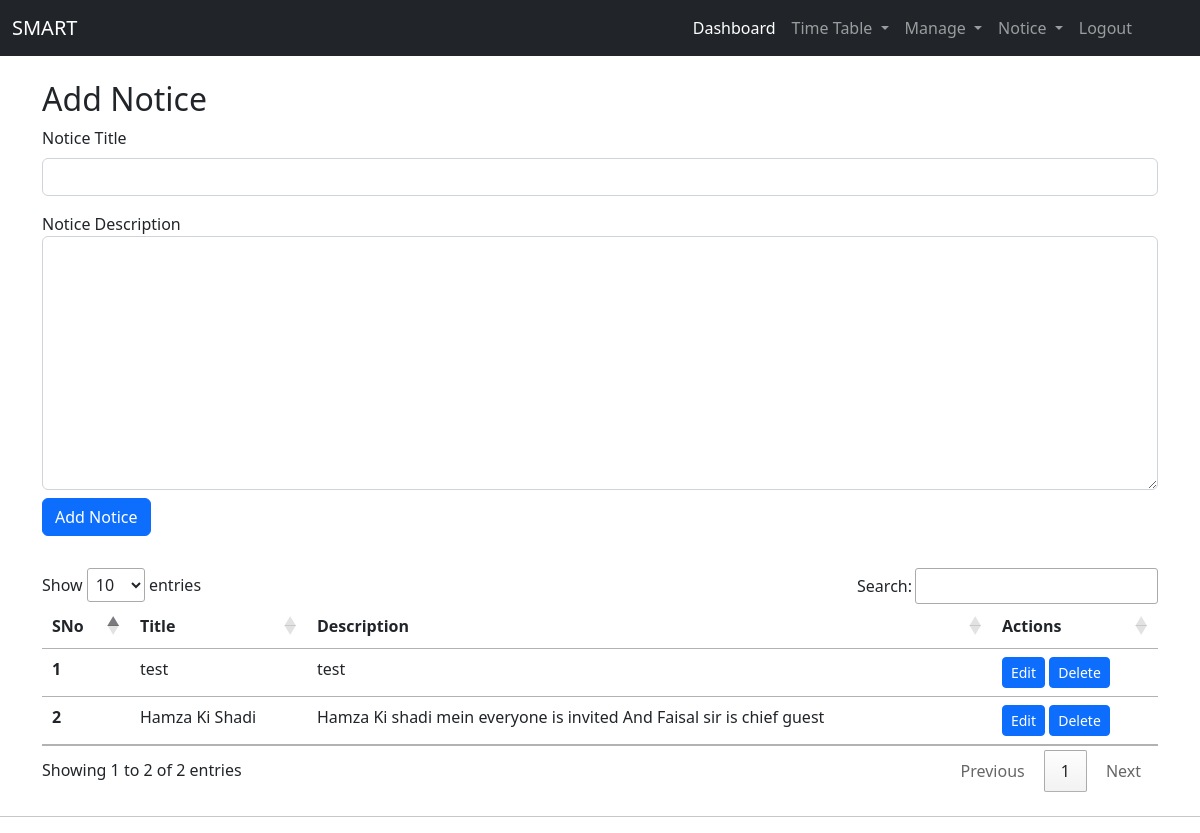
The app's page /admin/content/notice/notice.php (signed in) with its own data.
### tables this page shows
CREATE TABLE `notice` (
  `sno` int(2) NOT NULL,
  `title` varchar(100) NOT NULL,
  `description` text NOT NULL,
  `tstamp` timestamp NOT NULL DEFAULT current_timestamp() ON UPDATE current_timestamp()
);

### admin/content/notice/notice.php (the view, shortened to what this page needs)
<?php
include '/xampp/htdocs/Project-SMART/admin/_dbconnect.php';
?>
<!doctype html>
<html lang="en">
<head>
    <link href="https://cdn.jsdelivr.net/npm/bootstrap@5.1.3/dist/css/bootstrap.min.css" rel="stylesheet">
    <link rel="stylesheet" href="//cdn.datatables.net/1.11.5/css/jquery.dataTables.min.css">
</head>
<body>
    <?php
    include '../../_nav.php';
    ?>
    <div class="container my-4">
        <h2>Add Notice</h2>
        <form action="notice.php" method="post">
            <div class="mb-3">
                <label for="title" class="form-label">Notice Title</label>
                <input type="text" class="form-control" id="title" aria-describedby="emailHelp" name="title">
            </div>
            <div class="form-group">
                <label for="desc">Notice Description</label>
                <textarea class="form-control" id="description" name="description" rows="10"></textarea>
            </div>
            <button type="submit" class="btn btn-primary my-2">Add Notice</button>
        </form>
    </div>
    <div class="container my-4">
        <table class="table" id="myTable">
            <thead>
                <tr>
                    <th scope="col">SNo</th>
                    <th scope="col">Title</th>
                    <th scope="col">Description</th>
                    <th scope="col">Actions</th>
                </tr>
            </thead>
            <tbody>
                <?php
                $sql = "SELECT * FROM `notice`";
                $result = mysqli_query($conn, $sql);
                $sno = 0;
                while ($row = mysqli_fetch_assoc($result)) {
                    $sno = $sno + 1;
                    echo "<tr>
            <th scope='row'>" . $sno . "</th>
            <td>" . $row['title'] . "</td>
            <td>" . $row['description'] . "</td>
            <td> <button class='edit btn btn-sm btn-primary' id=" . $row['sno'] . ">Edit</button> <button class='delete btn btn-sm btn-primary' id=d" . $row['sno'] . ">Delete</button>  </td>
            </tr>";
                }
                ?>
            </tbody>
        </table>
    </div>
    <hr>
</body>
</html>

### records on screen
notice: title "test", description "test"
notice: title "Hamza Ki Shadi", description "Hamza Ki shadi mein everyone is invited And Faisal sir is chief guest"
